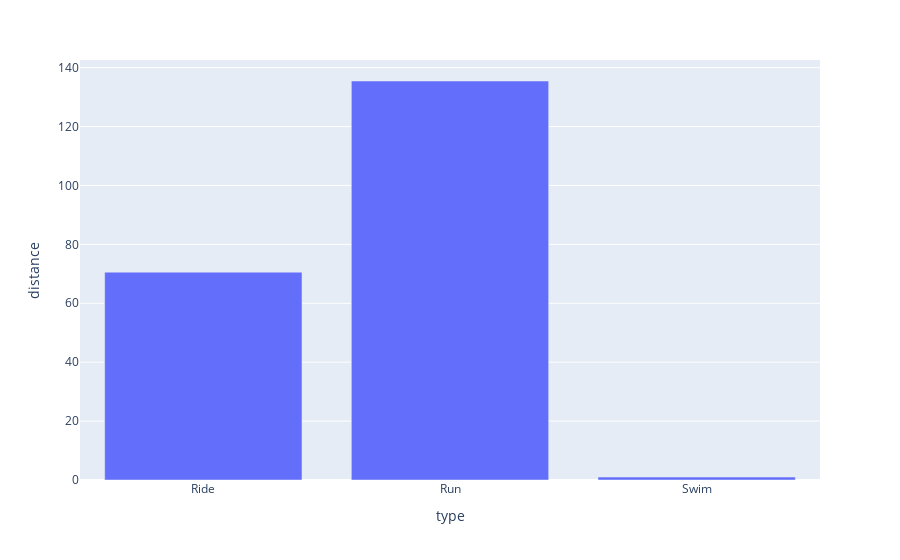

The code cell stored with this chart in its notebook:
### Code cell
fig = px.bar(miles_per_activity, x = 'type', y = 'distance')
fig.show()

### Figure 1 — Plotly figure (JSON) as saved in the notebook; plotly's stock layout.template omitted (floating-point values rounded to 4 significant figures)
{"data": [{"alignmentgroup": "True", "hovertemplate": "type=%{x}<br>distance=%{y}<extra></extra>", "legendgroup": "", "marker": {"color": "#636efa", "pattern": {"shape": ""}}, "name": "", "offsetgroup": "", "orientation": "v", "showlegend": false, "textposition": "auto", "type": "bar", "x": ["Ride", "Run", "Swim"], "xaxis": "x", "y": [70.55, 135.5, 0.9942], "yaxis": "y"}], "layout": {"barmode": "relative", "legend": {"tracegroupgap": 0}, "margin": {"t": 60}, "xaxis": {"anchor": "y", "domain": [0, 1], "title": {"text": "type"}}, "yaxis": {"anchor": "x", "domain": [0, 1], "title": {"text": "distance"}}}}
